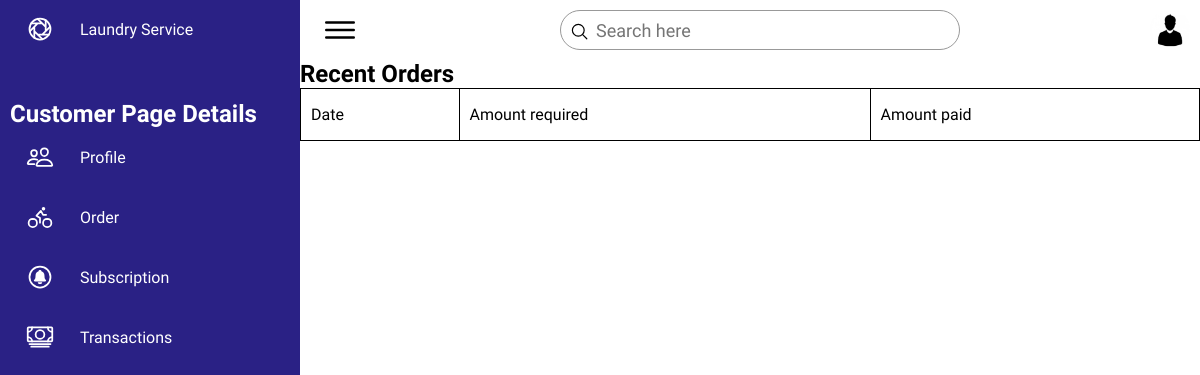
The app's page /transactions/index.php (signed in), older data.
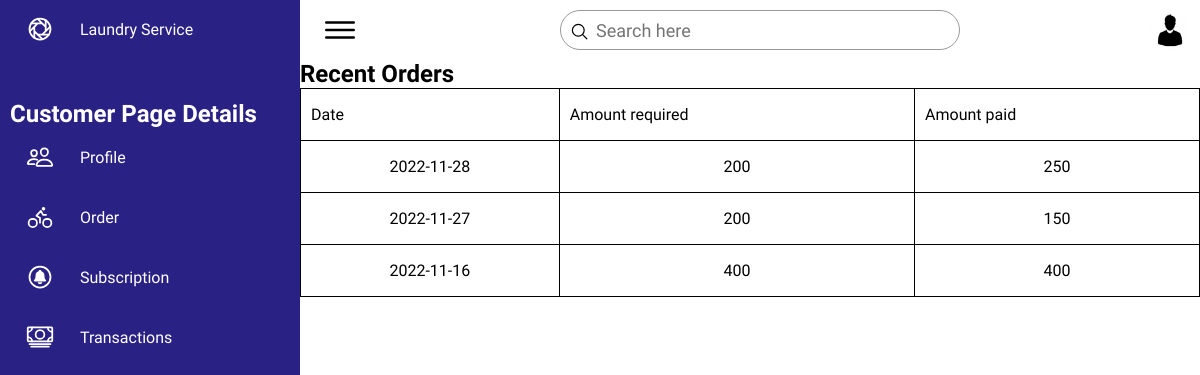
The same page, newer data.
### tables this page shows
CREATE TABLE `transactions` (
  `id` bigint NOT NULL,
  `customer_id` bigint NOT NULL,
  `date_of_transaction` date NOT NULL,
  `transaction_timestamp` timestamp NOT NULL,
  `amount_required` int NOT NULL,
  `amount_paid` int NOT NULL
);

### system.php (called while the page is built, shortened)
<?php
	class System{
        private static $system;
		public $dbservername;
		private $dbusername;
		private $dbpassword;
		private $dbname;
		private $dbconn;
		public function initialize(){
			$this->dbservername = "localhost";
			$this->dbusername = "root";
			$this->dbpassword = "";
			$this->dbname = "laundryservice";
			$this->UNSPECIFIED = "unspecified";
		}
        public static function getSystem(){
            if(!isset(self::$system)){
                self::$system = new System();
            }
            return self::$system;
        }
		public function connectWithDatabase(){
			$this->dbconn = new mysqli($this->dbservername, $this->dbusername, $this->dbpassword, $this->dbname);
		}
		public function getTableContent($table){
			$sql = "SELECT * FROM $table";
			$result = $this->dbconn->query($sql);
			return $result;
		}
	}
?>

### transactions/index.php (the view, shortened to what this page needs)
<?php include('./../inc/customerHeader.php'); ?>
            <div class="details">
                <div class="recentOrders">
                    <div class="cardHeader">
                        <h2>Recent Orders</h2>
                    </div>
                        <table>
                            <thead>
                                <tr>
                                    <td>Date</td>
                                    <td>Amount required</td>
                                    <td>Amount paid</td>
                                </tr>
                            </thead>
                            <tbody>
                            <?php
                                $result = $system->getTableContent('transactions');
                                while($row = $result->fetch_assoc()){
                                    $date_of_transaction = $row["date_of_transaction"];
                                    $amount_required = $row["amount_required"];
                                    $amount_paid = $row["amount_paid"];
                                    echo "<tr>
                                            <td>$date_of_transaction</td>
                                            <td>$amount_required</td>
                                            <td>$amount_paid</td>
                                        </tr>";
                                }
                            ?>
                            </tbody>
                        </table>
                </div>
            </div>
<?php include('./../inc/customerFooter.php'); ?>

### inc/customerHeader.php (shortened to what this page needs)
<?php
    include("../system.php");
    $system = System::getSystem();
?>
<!DOCTYPE html>
<html lang="en">
<head>
    <link rel="stylesheet" href="./../styles/customerStyles.css">
</head>
<body>
    <div class="container">
        <div class="navigation">
            <ul>
                <li>
                    <a href="#">
                        <span class="icon">
                            <ion-icon name="aperture-outline"></ion-icon>
                        </span>
                        <span class="title">Laundry Service</span>
                    </a>
                </li>
                <h2> Customer Page Details</h2>
                <li>
                    <a href="./../home/index.php">
                        <span class="icon">
                            <ion-icon name="people-outline"></ion-icon>
                        </span>
                        <span class="title">Profile</span>
                    </a>
                </li>
                <li>
                    <a href="./../order/index.php">
                        <span class="icon">
                           <ion-icon name="bicycle-outline"></ion-icon>
                        </span>
                        <span class="title">Order</span>
                    </a>
                </li>
                <li>
                    <a href="./../subscription/index.php">
                        <span class="icon">
                            <ion-icon name="notifications-circle-outline"></ion-icon>
                        </span>
                        <span class="title">Subscription</span>
                    </a>
                </li>
                <li>
                    <a href="./../transactions/index.php">
                        <span class="icon">
                            <ion-icon name="cash-outline"></ion-icon>
                        </span>
                        <span class="title">Transactions</span>
                    </a>
                </li>
             </ul>
        </div>
        <div class="main">
            <div class="topbar">
                <div class="toggle">
                    <ion-icon name="menu-outline"></ion-icon>
                </div>
                <div class="search">
                    <label>
                        <input type="text" placeholder="Search here">
                        <ion-icon name="search-outline"></ion-icon>
                    </label>
                </div>
                <div class="user">
                    <img src="./../Images/imgs/customer02.jpg" alt="">
              </div>
            </div>
</body>
</html>
<body>

### inc/customerFooter.php (shortened to what this page needs)
</body>
</html>

### styles/customerStyles.css (style rules this page uses)
* { font-family: "Ubuntu", sans-serif; margin: 0; padding: 0; box-sizing: border-box; }
:root { --blue: #2a2185; --white: #fff; --gray: #f5f5f5; --black1: #222; --black2: #999; }
body { min-height: 100vh; overflow-x: hidden; }
.container { position: relative; width: 100%; }
.navigation { position: fixed; width: 300px; height: 100%; background: var(--blue); border-left: 10px solid var(--blue); transition: 0.5s; overflow: hidden; }
.navigation ul { position: absolute; top: 0; left: 0; width: 100%; }
.navigation h2 { position: relative; color: #fff; }
.navigation ul li { position: relative; width: 100%; list-style: none; border-top-left-radius: 30px; border-bottom-left-radius: 30px; }
.navigation ul li:nth-child(1) { margin-bottom: 40px; pointer-events: none; }
.navigation ul li a { position: relative; display: block; width: 100%; display: flex; text-decoration: none; color: var(--white); }
.navigation ul li a .icon { position: relative; display: block; min-width: 60px; height: 60px; line-height: 75px; text-align: center; }
.navigation ul li a .icon ion-icon { font-size: 1.75rem; }
.navigation ul li a .title { position: relative; display: block; padding: 0 10px; height: 60px; line-height: 60px; text-align: start; white-space: nowrap; }
.main { position: absolute; width: calc(100% - 300px); left: 300px; min-height: 100vh; background: var(--white); transition: 0.5s; }
.topbar { width: 100%; height: 60px; display: flex; justify-content: space-between; align-items: center; padding: 0 10px; }
.toggle { position: relative; width: 60px; height: 60px; display: flex; justify-content: center; align-items: center; font-size: 2.5rem; cursor: pointer; }
.search { position: relative; width: 400px; margin: 0 10px; }
.search label { position: relative; width: 100%; }
.search label input { width: 100%; height: 40px; border-radius: 40px; padding: 5px 20px; padding-left: 35px; font-size: 18px; outline: none; border: 1px solid var(--black2); }
.search label ion-icon { position: absolute; top: 0; left: 10px; font-size: 1.2rem; }
.user { position: relative; width: 40px; height: 40px; border-radius: 50%; overflow: hidden; cursor: pointer; }
.user img { position: absolute; top: 0; left: 0; width: 100%; height: 100%; object-fit: cover; }
table { width: 100%; border-collapse: collapse; }
.detail thead,tbody { width: 100%; text-align: center; }
.detail th,td { padding: 1rem 10px; border: 1px solid #000000; }

Row changes from the older to the newer data that the page shows:
added transactions: date_of_transaction "2022-11-28", amount_required "200", amount_paid "250"
added transactions: date_of_transaction "2022-11-27", amount_required "200", amount_paid "150"
added transactions: date_of_transaction "2022-11-16", amount_required "400", amount_paid "400"
